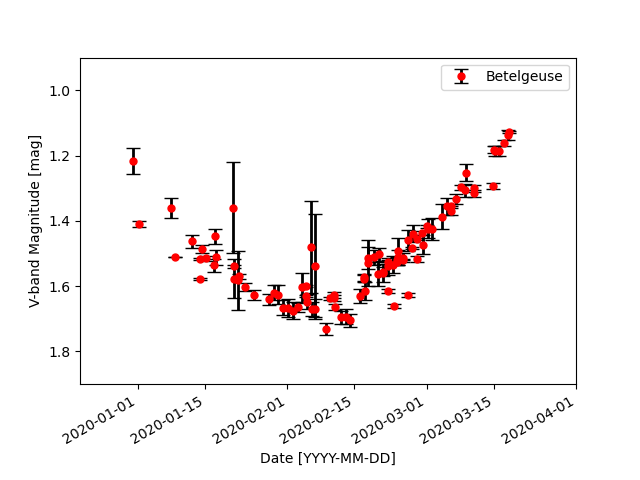

Python code for this plot:
#!/usr/pkg/bin/python3.9

# importing numpy module
import numpy

# importing matplotlib module
import matplotlib.figure
import matplotlib.backends.backend_agg
import matplotlib.dates

# importing datetime
import datetime

# input data file
file_input = 'alf_ori.data'

# output image file
file_output = 'ai202209_s04_23.png'

# making empty list and Numpy arrays
data_date  = numpy.array ([], dtype='datetime64[ms]')
data_mag   = numpy.array ([], dtype='float64')
data_error = numpy.array ([], dtype='float64')
    
# opening input file
with open (file_input, 'r') as fh_in:
    # reading data line-by-line
    for line in fh_in:
        # splitting data
        (date_str, mag_str, error_str, band, observer) = line.split ()
        # conversion from string to datetime, and then to datetime64
        date1 = datetime.datetime.strptime (date_str[:-4], '%Y-%m-%d')
        day   = float (date_str[-3:]) / 1000
        date2 = datetime.timedelta (days=day)
        date_datetime = date1 + date2
        date_datetime64 = numpy.datetime64 (date_datetime, 'ms')
        # conversion from string to float
        mag   = float (mag_str)
        error = float (error_str)
        # appending data to list and Numpy arrays
        data_date  = numpy.append (data_date, date_datetime64)
        data_mag   = numpy.append (data_mag, mag)
        data_error = numpy.append (data_error, error)

# making a fig object
fig = matplotlib.figure.Figure ()

# making a canvas object
canvas = matplotlib.backends.backend_agg.FigureCanvasAgg (fig)

# making an axes object
ax = fig.add_subplot (111)

# labels
ax.set_xlabel ('Date [YYYY-MM-DD]')
ax.set_ylabel ('V-band Magnitude [mag]')

# axis settings
ax.set_xlim (numpy.datetime64 ('2019-12-20'), numpy.datetime64 ('2020-04-01'))
ax.set_ylim (+1.9, +0.9)

# plotting data
ax.errorbar (data_date, data_mag, yerr=data_error, linestyle='None', \
             marker='o', markersize=5.0, color='red', \
             elinewidth=2.0, ecolor='black', capsize=5.0, \
             label='Betelgeuse')

# legend
ax.legend (loc='upper right')

# formatting labels
fig.autofmt_xdate()

# saving the figure to a file
fig.savefig (file_output)
